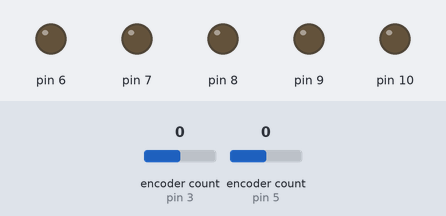
This sketch was run on a simulated Arduino Uno, built with avr-gcc and run on an emulated ATmega328P. On the bench: output pins drawn as LEDs (lit = HIGH). The inputs (shaded band) are chosen by the test bench; at power-on: encoder count (sensors on pin 3, pin 5) 0. What the sketch prints to the serial monitor is not drawn.

Above: at 0.1 s.
At 1.1 s:
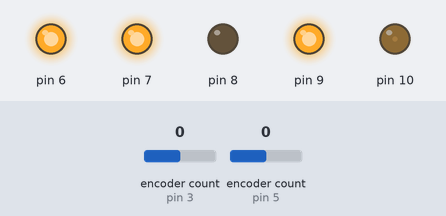
Timing chart, 0 to 41.0 s (numbered marks = the images above):
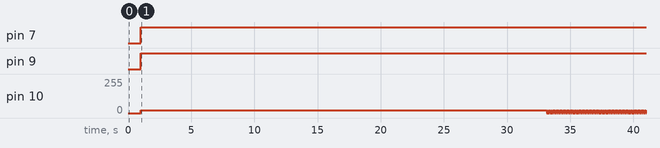

Measured:
- by itself, pin 7, pin 9: LOW → HIGH at 1.0 s
- by itself, pin 10: repeats every 0.14 s: 0/255 0.07 s, 20/255 0.07 s

The sketch:

pwm_speed_conversion_test.ino
```cpp
/*
    Test for motors. Runs left wheel, then right wheel,
    then both wheels.
*/

#include <vector>
#include <Encoder.h>
#include "pins.hh"

#define FORWARD 1
#define BACKWARD 0
#define STOP -1

struct motor {
    String name;
    int powerPin;
    int directionPin;
} leftMotor, rightMotor;

void move(std::vector<motor> motors, int direction);
void wait(int ms);

Encoder encoderLeft(pins::encoderL1, pins::encoderL2);
Encoder encoderRight(pins::encoderR1, pins::encoderR2);

// Constants for test
const int speed = 20;
int flag = 0;

void setup() {
    Serial.begin(9600);
    delay(1000);

    // quiet the buzzer
    pinMode(pins::buzzer, OUTPUT);
    digitalWrite(pins::buzzer, LOW);

    leftMotor.name = "Left";
    leftMotor.powerPin = pins::motorPowerL;
    leftMotor.directionPin = pins::motorDirectionL;
    rightMotor.name = "Right";
    rightMotor.powerPin = pins::motorPowerR;
    rightMotor.directionPin = pins::motorDirectionR;

    pinMode(pins::motorPowerL, OUTPUT);
    pinMode(pins::motorDirectionL, OUTPUT);
    pinMode(pins::motorPowerR, OUTPUT);
    pinMode(pins::motorDirectionR, OUTPUT);
    pinMode(pins::motorMode, OUTPUT);
    digitalWrite(pins::motorMode, HIGH);

    Serial.println("Motors initialized.");
}

void loop() {
    if (flag == 0) {
        // get the motor started up
        move({rightMotor, leftMotor}, FORWARD, 100);
        // start reading encoders
        encoderLeft.write(0);
        encoderRight.write(0);
        move({rightMotor, leftMotor}, FORWARD, 1000);
        Serial.println(encoderLeft.read());
        Serial.println(encoderRight.read());
        move({rightMotor, leftMotor}, STOP, 0);
    }
}

void move(std::vector<motor> motors, int direction, int time) {
    for (unsigned int i = 0; i < motors.size(); i++) {
        if (direction == STOP) {
            analogWrite(motors[i].powerPin, 0);
        }
        else {
            Serial.print(motors[i].name);
            Serial.print(" motor moving ");
            String stringDirection = direction ? "forwards" : "backwards";
            Serial.print(stringDirection);
            Serial.println("...");

            analogWrite(motors[i].powerPin, speed);
            digitalWrite(motors[i].directionPin, direction);
        }
    }
    wait(time);
}

// wait for milliseconds
void wait(int ms)
{
  int t = millis();
  while (millis() - t < ms){}
}
```
